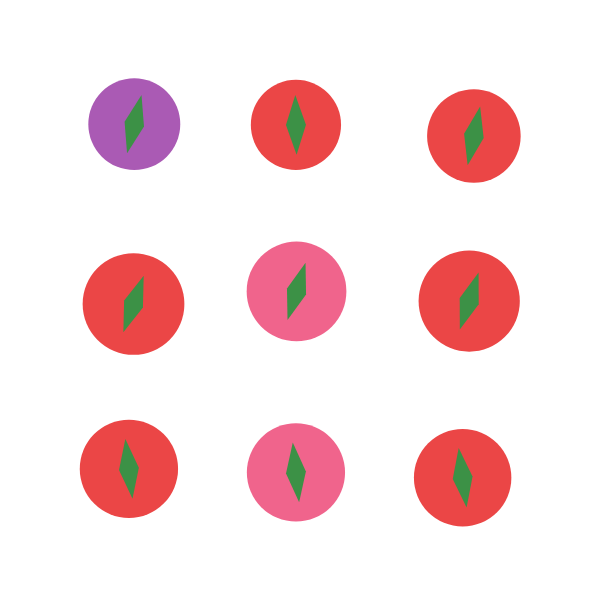
Frame 1 (no input)
Frame 60 (no input): identical to frame 1, image omitted
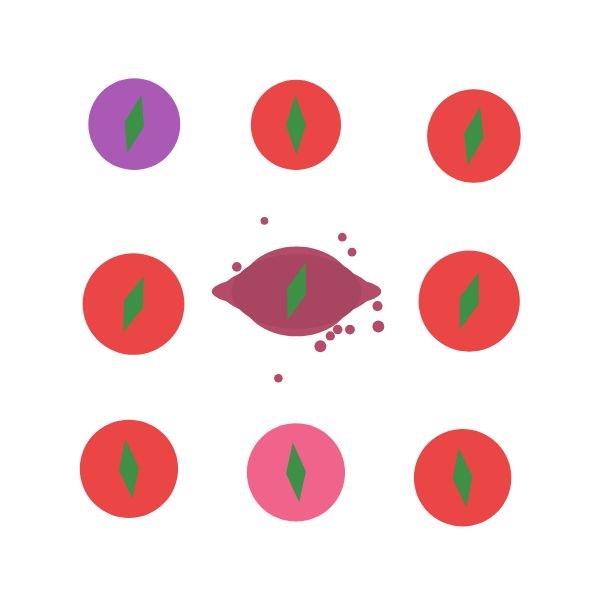
Frame 120 (the mouse pressed at the canvas centre since frame 60)

The p5.js sketch that drew these frames (run headless with seeded random() and noise() and a simulated clock; from frame 60 on, the mouse is pressed at the canvas centre):

// p5.js sketch
// ── sketch.js
let fruits = [];
let resetting = false;

let fruitColors = [
  [235, 70, 70],
  [245, 180, 50],
  [240, 100, 140],
  [170, 90, 180],
  [245, 130, 50]
];

function setup() {
  createCanvas(600, 600);
  resetFruits();
}

function draw() {
  background(255);

  for (let fruit of fruits) {

    if (resetting) {
      fruit.y += 12;
    }

    drawFruit(fruit);
  }


  if (!resetting) {
    let allPressed = true;

    for (let fruit of fruits) {
      if (!fruit.pressed) {
        allPressed = false;
        break;
      }
    }


    if (allPressed) {
      resetting = true;
    }
  }

  if (resetting) {
    let allGone = true;

    for (let fruit of fruits) {
      if (fruit.y < height + 100) {
        allGone = false;
        break;
      }
    }

    if (allGone) {
      resetFruits();
      resetting = false;
    }
  }
}


function resetFruits() {
  fruits = [];

  let spacing = 170;
  let startX = 130;
  let startY = 130;

  for (let row = 0; row < 3; row++) {
    for (let col = 0; col < 3; col++) {

      let x = startX + col * spacing;
      let y = startY + row * spacing;

      x += random(-10, 10);
      y += random(-10, 10);

      let c = random(fruitColors);

      fruits.push({
        x: x,
        y: y,

        size: random(85, 105),

        r: c[0],
        g: c[1],
        b: c[2],

        leafAngle: random(-0.4, 0.4),

        pressed: false,

        splashes: []
      });
    }
  }
}


function drawFruit(fruit) {

  if (fruit.pressed) {
    drawJuice(fruit);
  }

  push();
  translate(fruit.x, fruit.y);
  noStroke();


  if (fruit.pressed) {

    fill(
      fruit.r * 0.7,
      fruit.g * 0.7,
      fruit.b * 0.7
    );

    ellipse(
      0,
      0,
      fruit.size * 1.3,
      fruit.size * 0.75
    );
  }

  else {

    let d = dist(
      mouseX,
      mouseY,
      fruit.x,
      fruit.y
    );


    if (d < fruit.size / 2) {

      fill(
        min(fruit.r + 20, 255),
        min(fruit.g + 20, 255),
        min(fruit.b + 20, 255)
      );

      ellipse(
        0,
        0,
        fruit.size * 1.08,
        fruit.size * 1.08
      );
    }

    else {

      fill(
        fruit.r,
        fruit.g,
        fruit.b
      );

      ellipse(
        0,
        0,
        fruit.size,
        fruit.size
      );
    }
  }

  drawLeaf(fruit);

  pop();
}


function drawLeaf(fruit) {

  push();

  rotate(fruit.leafAngle);

  noStroke();
  fill(60, 145, 70);

  beginShape();

  vertex(0, -30);
  vertex(10, 0);
  vertex(0, 30);
  vertex(-10, 0);

  endShape(CLOSE);

  pop();
}


function drawJuice(fruit) {

  push();
  translate(fruit.x, fruit.y);

  noStroke();

  fill(
    fruit.r * 0.75,
    fruit.g * 0.75,
    fruit.b * 0.75
  );

  ellipse(
    0,
    0,
    fruit.size * 1.5,
    fruit.size * 0.55
  );

  ellipse(
    0,
    0,
    fruit.size * 1.15,
    fruit.size * 0.9
  );

  ellipse(
    0,
    0,
    fruit.size * 1.7,
    fruit.size * 0.35
  );

  for (let splash of fruit.splashes) {
    ellipse(
      splash.x,
      splash.y,
      splash.size
    );
  }

  pop();
}


function mousePressed() {

  if (resetting) {
    return;
  }

  for (let fruit of fruits) {

    let d = dist(
      mouseX,
      mouseY,
      fruit.x,
      fruit.y
    );

    if (d < fruit.size / 2 && !fruit.pressed) {

      fruit.pressed = true;

      for (let i = 0; i < 12; i++) {

        let angle = random(TWO_PI);

        let distance = random(
          fruit.size * 0.55,
          fruit.size * 0.9
        );

        fruit.splashes.push({
          x: cos(angle) * distance,
          y: sin(angle) * distance,
          size: random(6, 12)
        });
      }

      break;
    }
  }
}


function keyPressed() {

  if ((key === 'r' || key === 'R') && !resetting) {
    resetting = true;
  }
}
